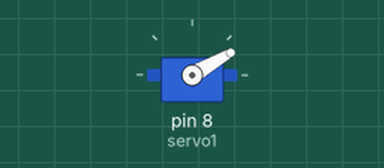
Bench run of a sketch on a simulated Arduino Uno, built with avr-gcc and run on an emulated ATmega328P. Shown: servo.

Above: at 0.05 s.
Timing chart, 0 to 3.0 s (numbered marks = the images above):
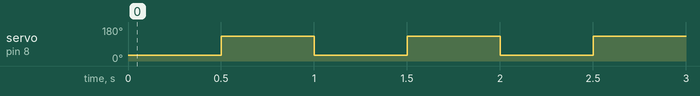

The sketch:

PROJETO_MOTOR_190_GRAUS.ino
```cpp
#include <Servo.h>
//declara a variavel
Servo servo1;

void setup() {
  // put your setup code here, to run once:
  //declara a porta
servo1.attach(8);
}

void loop() {
  // put your main code here, to run repeatedly:
  servo1.write(30);
  delay(500);
  servo1.write(130);
  delay(500);
}
```

Measured:
- by itself, servo on pin 8 (servo1): alternates 130° for 0.50 s and 30° for 0.50 s
